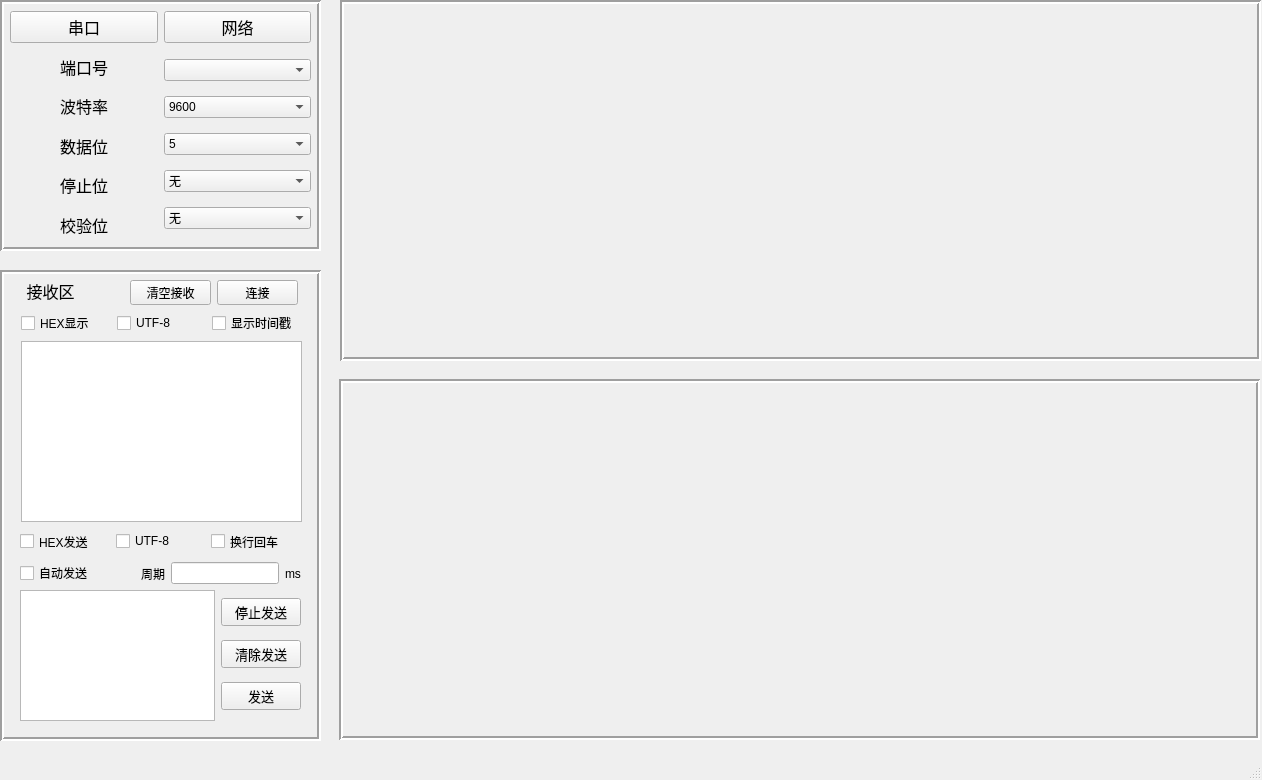
<?xml version="1.0" encoding="UTF-8"?>
<ui version="4.0">
 <class>home_page</class>
 <widget class="QMainWindow" name="home_page">
  <property name="geometry">
   <rect>
    <x>0</x>
    <y>0</y>
    <width>1262</width>
    <height>780</height>
   </rect>
  </property>
  <property name="windowTitle">
   <string>home_page</string>
  </property>
  <widget class="QWidget" name="centralwidget">
   <widget class="QFrame" name="frame_4">
    <property name="geometry">
     <rect>
      <x>339</x>
      <y>379</y>
      <width>921</width>
      <height>361</height>
     </rect>
    </property>
    <property name="frameShape">
     <enum>QFrame::Box</enum>
    </property>
    <property name="frameShadow">
     <enum>QFrame::Sunken</enum>
    </property>
    <property name="lineWidth">
     <number>2</number>
    </property>
    <property name="midLineWidth">
     <number>0</number>
    </property>
   </widget>
   <widget class="QFrame" name="frame">
    <property name="geometry">
     <rect>
      <x>0</x>
      <y>0</y>
      <width>321</width>
      <height>251</height>
     </rect>
    </property>
    <property name="frameShape">
     <enum>QFrame::Box</enum>
    </property>
    <property name="frameShadow">
     <enum>QFrame::Sunken</enum>
    </property>
    <property name="lineWidth">
     <number>2</number>
    </property>
    <widget class="QStackedWidget" name="stackedWidget_mode">
     <property name="geometry">
      <rect>
       <x>10</x>
       <y>50</y>
       <width>301</width>
       <height>191</height>
      </rect>
     </property>
     <property name="frameShadow">
      <enum>QFrame::Sunken</enum>
     </property>
     <property name="lineWidth">
      <number>2</number>
     </property>
     <property name="midLineWidth">
      <number>0</number>
     </property>
     <property name="currentIndex">
      <number>0</number>
     </property>
     <widget class="QWidget" name="page">
      <widget class="QWidget" name="layoutWidget">
       <property name="geometry">
        <rect>
         <x>0</x>
         <y>0</y>
         <width>301</width>
         <height>191</height>
        </rect>
       </property>
       <layout class="QHBoxLayout" name="horizontalLayout_2">
        <item>
         <layout class="QVBoxLayout" name="verticalLayout">
          <item>
           <widget class="QLabel" name="label">
            <property name="font">
             <font>
              <family>小米兰亭</family>
              <pointsize>12</pointsize>
             </font>
            </property>
            <property name="text">
             <string>端口号</string>
            </property>
            <property name="alignment">
             <set>Qt::AlignCenter</set>
            </property>
           </widget>
          </item>
          <item>
           <widget class="QLabel" name="label_2">
            <property name="font">
             <font>
              <family>小米兰亭</family>
              <pointsize>12</pointsize>
             </font>
            </property>
            <property name="text">
             <string>波特率</string>
            </property>
            <property name="alignment">
             <set>Qt::AlignCenter</set>
            </property>
           </widget>
          </item>
          <item>
           <widget class="QLabel" name="label_3">
            <property name="font">
             <font>
              <family>小米兰亭</family>
              <pointsize>12</pointsize>
             </font>
            </property>
            <property name="text">
             <string>数据位</string>
            </property>
            <property name="alignment">
             <set>Qt::AlignCenter</set>
            </property>
           </widget>
          </item>
          <item>
           <widget class="QLabel" name="label_4">
            <property name="font">
             <font>
              <family>小米兰亭</family>
              <pointsize>12</pointsize>
             </font>
            </property>
            <property name="text">
             <string>停止位</string>
            </property>
            <property name="alignment">
             <set>Qt::AlignCenter</set>
            </property>
           </widget>
          </item>
          <item>
           <widget class="QLabel" name="label_5">
            <property name="font">
             <font>
              <family>小米兰亭</family>
              <pointsize>12</pointsize>
             </font>
            </property>
            <property name="text">
             <string>校验位</string>
            </property>
            <property name="alignment">
             <set>Qt::AlignCenter</set>
            </property>
           </widget>
          </item>
         </layout>
        </item>
        <item>
         <layout class="QVBoxLayout" name="verticalLayout_3">
          <item>
           <widget class="QComboBox" name="comboBox_port"/>
          </item>
          <item>
           <widget class="QComboBox" name="comboBox_baude">
            <item>
             <property name="text">
              <string>9600</string>
             </property>
            </item>
            <item>
             <property name="text">
              <string>19200</string>
             </property>
            </item>
            <item>
             <property name="text">
              <string>38400</string>
             </property>
            </item>
            <item>
             <property name="text">
              <string>57600</string>
             </property>
            </item>
            <item>
             <property name="text">
              <string>115200</string>
             </property>
            </item>
           </widget>
          </item>
          <item>
           <widget class="QComboBox" name="comboBox_3">
            <item>
             <property name="text">
              <string>5</string>
             </property>
            </item>
            <item>
             <property name="text">
              <string>6</string>
             </property>
            </item>
            <item>
             <property name="text">
              <string>7</string>
             </property>
            </item>
            <item>
             <property name="text">
              <string>8</string>
             </property>
            </item>
           </widget>
          </item>
          <item>
           <widget class="QComboBox" name="comboBox_5">
            <item>
             <property name="text">
              <string>无</string>
             </property>
            </item>
            <item>
             <property name="text">
              <string>1</string>
             </property>
            </item>
            <item>
             <property name="text">
              <string>1.5</string>
             </property>
            </item>
            <item>
             <property name="text">
              <string>2</string>
             </property>
            </item>
           </widget>
          </item>
          <item>
           <widget class="QComboBox" name="comboBox_4">
            <item>
             <property name="text">
              <string>无</string>
             </property>
            </item>
            <item>
             <property name="text">
              <string>奇校验</string>
             </property>
            </item>
            <item>
             <property name="text">
              <string>偶校验</string>
             </property>
            </item>
           </widget>
          </item>
         </layout>
        </item>
       </layout>
      </widget>
     </widget>
     <widget class="QWidget" name="page_2">
      <widget class="QWidget" name="layoutWidget_2">
       <property name="geometry">
        <rect>
         <x>0</x>
         <y>0</y>
         <width>301</width>
         <height>191</height>
        </rect>
       </property>
       <layout class="QHBoxLayout" name="horizontalLayout_3">
        <item>
         <layout class="QVBoxLayout" name="verticalLayout_2">
          <item>
           <widget class="QLabel" name="label_10">
            <property name="font">
             <font>
              <family>小米兰亭</family>
              <pointsize>12</pointsize>
             </font>
            </property>
            <property name="text">
             <string>协议类型</string>
            </property>
            <property name="alignment">
             <set>Qt::AlignCenter</set>
            </property>
           </widget>
          </item>
          <item>
           <widget class="QLabel" name="label_8">
            <property name="font">
             <font>
              <family>小米兰亭</family>
              <pointsize>12</pointsize>
             </font>
            </property>
            <property name="text">
             <string>本机地址</string>
            </property>
            <property name="alignment">
             <set>Qt::AlignCenter</set>
            </property>
           </widget>
          </item>
          <item>
           <widget class="QLabel" name="label_9">
            <property name="font">
             <font>
              <family>小米兰亭</family>
              <pointsize>12</pointsize>
             </font>
            </property>
            <property name="text">
             <string>端口</string>
            </property>
            <property name="alignment">
             <set>Qt::AlignCenter</set>
            </property>
           </widget>
          </item>
          <item>
           <widget class="QLabel" name="label_6">
            <property name="font">
             <font>
              <family>小米兰亭</family>
              <pointsize>12</pointsize>
             </font>
            </property>
            <property name="text">
             <string>客户端</string>
            </property>
            <property name="alignment">
             <set>Qt::AlignCenter</set>
            </property>
           </widget>
          </item>
         </layout>
        </item>
        <item>
         <layout class="QVBoxLayout" name="verticalLayout_4">
          <item>
           <widget class="QComboBox" name="comboBox_6"/>
          </item>
          <item>
           <widget class="QComboBox" name="comboBox_7"/>
          </item>
          <item>
           <widget class="QComboBox" name="comboBox_8"/>
          </item>
          <item>
           <widget class="QComboBox" name="comboBox_9"/>
          </item>
         </layout>
        </item>
       </layout>
      </widget>
     </widget>
    </widget>
    <widget class="QWidget" name="layoutWidget_3">
     <property name="geometry">
      <rect>
       <x>10</x>
       <y>11</y>
       <width>301</width>
       <height>32</height>
      </rect>
     </property>
     <layout class="QHBoxLayout" name="horizontalLayout">
      <item>
       <widget class="QPushButton" name="pushButton_serial">
        <property name="font">
         <font>
          <family>小米兰亭</family>
          <pointsize>12</pointsize>
         </font>
        </property>
        <property name="text">
         <string>串口</string>
        </property>
        <property name="flat">
         <bool>false</bool>
        </property>
       </widget>
      </item>
      <item>
       <widget class="QPushButton" name="pushButton_network">
        <property name="font">
         <font>
          <family>小米兰亭</family>
          <pointsize>12</pointsize>
         </font>
        </property>
        <property name="text">
         <string>网络</string>
        </property>
        <property name="autoDefault">
         <bool>false</bool>
        </property>
        <property name="flat">
         <bool>false</bool>
        </property>
       </widget>
      </item>
     </layout>
    </widget>
   </widget>
   <widget class="QFrame" name="frame_2">
    <property name="geometry">
     <rect>
      <x>0</x>
      <y>270</y>
      <width>321</width>
      <height>471</height>
     </rect>
    </property>
    <property name="frameShape">
     <enum>QFrame::Box</enum>
    </property>
    <property name="frameShadow">
     <enum>QFrame::Sunken</enum>
    </property>
    <property name="lineWidth">
     <number>2</number>
    </property>
    <property name="midLineWidth">
     <number>0</number>
    </property>
    <widget class="QLabel" name="label_7">
     <property name="geometry">
      <rect>
       <x>20</x>
       <y>10</y>
       <width>61</width>
       <height>21</height>
      </rect>
     </property>
     <property name="font">
      <font>
       <family>小米兰亭</family>
       <pointsize>12</pointsize>
      </font>
     </property>
     <property name="text">
      <string>接收区</string>
     </property>
     <property name="alignment">
      <set>Qt::AlignCenter</set>
     </property>
    </widget>
    <widget class="QWidget" name="layoutWidget_4">
     <property name="geometry">
      <rect>
       <x>20</x>
       <y>320</y>
       <width>281</width>
       <height>131</height>
      </rect>
     </property>
     <layout class="QHBoxLayout" name="horizontalLayout_4">
      <item>
       <widget class="QTextEdit" name="textEdit"/>
      </item>
      <item>
       <layout class="QVBoxLayout" name="verticalLayout_5">
        <item>
         <widget class="QPushButton" name="pushButton_3">
          <property name="font">
           <font>
            <family>小米兰亭</family>
            <pointsize>10</pointsize>
           </font>
          </property>
          <property name="text">
           <string>停止发送</string>
          </property>
         </widget>
        </item>
        <item>
         <widget class="QPushButton" name="pushButton_2">
          <property name="font">
           <font>
            <family>小米兰亭</family>
            <pointsize>10</pointsize>
           </font>
          </property>
          <property name="text">
           <string>清除发送</string>
          </property>
         </widget>
        </item>
        <item>
         <widget class="QPushButton" name="pushButton">
          <property name="font">
           <font>
            <family>小米兰亭</family>
            <pointsize>10</pointsize>
           </font>
          </property>
          <property name="text">
           <string>发送</string>
          </property>
         </widget>
        </item>
       </layout>
      </item>
     </layout>
    </widget>
    <widget class="QWidget" name="layoutWidget_5">
     <property name="geometry">
      <rect>
       <x>20</x>
       <y>260</y>
       <width>281</width>
       <height>23</height>
      </rect>
     </property>
     <layout class="QHBoxLayout" name="horizontalLayout_7">
      <item>
       <widget class="QCheckBox" name="checkBox_3">
        <property name="text">
         <string>HEX发送</string>
        </property>
       </widget>
      </item>
      <item>
       <widget class="QCheckBox" name="checkBox_4">
        <property name="text">
         <string>UTF-8</string>
        </property>
       </widget>
      </item>
      <item>
       <widget class="QCheckBox" name="checkBox_7">
        <property name="text">
         <string>换行回车</string>
        </property>
       </widget>
      </item>
     </layout>
    </widget>
    <widget class="QWidget" name="layoutWidget_6">
     <property name="geometry">
      <rect>
       <x>20</x>
       <y>290</y>
       <width>281</width>
       <height>27</height>
      </rect>
     </property>
     <layout class="QHBoxLayout" name="horizontalLayout_8">
      <item>
       <widget class="QCheckBox" name="checkBox_6">
        <property name="text">
         <string>自动发送</string>
        </property>
       </widget>
      </item>
      <item>
       <spacer name="horizontalSpacer">
        <property name="orientation">
         <enum>Qt::Horizontal</enum>
        </property>
        <property name="sizeHint" stdset="0">
         <size>
          <width>18</width>
          <height>20</height>
         </size>
        </property>
       </spacer>
      </item>
      <item>
       <layout class="QHBoxLayout" name="horizontalLayout_5">
        <item>
         <widget class="QLabel" name="label_11">
          <property name="text">
           <string>周期</string>
          </property>
         </widget>
        </item>
        <item>
         <widget class="QLineEdit" name="lineEdit"/>
        </item>
        <item>
         <widget class="QLabel" name="label_12">
          <property name="text">
           <string>ms</string>
          </property>
         </widget>
        </item>
       </layout>
      </item>
     </layout>
    </widget>
    <widget class="QWidget" name="layoutWidget_7">
     <property name="geometry">
      <rect>
       <x>21</x>
       <y>41</y>
       <width>281</width>
       <height>211</height>
      </rect>
     </property>
     <layout class="QVBoxLayout" name="verticalLayout_6">
      <item>
       <layout class="QHBoxLayout" name="horizontalLayout_6">
        <item>
         <widget class="QCheckBox" name="checkBox">
          <property name="text">
           <string>HEX显示</string>
          </property>
         </widget>
        </item>
        <item>
         <widget class="QCheckBox" name="checkBox_2">
          <property name="text">
           <string>UTF-8</string>
          </property>
         </widget>
        </item>
        <item>
         <widget class="QCheckBox" name="checkBox_time">
          <property name="text">
           <string>显示时间戳</string>
          </property>
         </widget>
        </item>
       </layout>
      </item>
      <item>
       <widget class="QTextBrowser" name="textBrowser_receive"/>
      </item>
     </layout>
    </widget>
    <widget class="QWidget" name="">
     <property name="geometry">
      <rect>
       <x>130</x>
       <y>10</y>
       <width>168</width>
       <height>25</height>
      </rect>
     </property>
     <layout class="QHBoxLayout" name="horizontalLayout_9">
      <item>
       <widget class="QPushButton" name="pushButton_clear">
        <property name="text">
         <string>清空接收</string>
        </property>
       </widget>
      </item>
      <item>
       <widget class="QPushButton" name="pushButton_connect">
        <property name="text">
         <string>连接</string>
        </property>
       </widget>
      </item>
     </layout>
    </widget>
   </widget>
   <widget class="QFrame" name="frame_3">
    <property name="geometry">
     <rect>
      <x>340</x>
      <y>0</y>
      <width>921</width>
      <height>361</height>
     </rect>
    </property>
    <property name="frameShape">
     <enum>QFrame::Box</enum>
    </property>
    <property name="frameShadow">
     <enum>QFrame::Sunken</enum>
    </property>
    <property name="lineWidth">
     <number>2</number>
    </property>
    <property name="midLineWidth">
     <number>0</number>
    </property>
   </widget>
  </widget>
  <widget class="QMenuBar" name="menubar">
   <property name="geometry">
    <rect>
     <x>0</x>
     <y>0</y>
     <width>1262</width>
     <height>20</height>
    </rect>
   </property>
  </widget>
  <widget class="QStatusBar" name="statusbar"/>
 </widget>
 <resources/>
 <connections/>
</ui>
